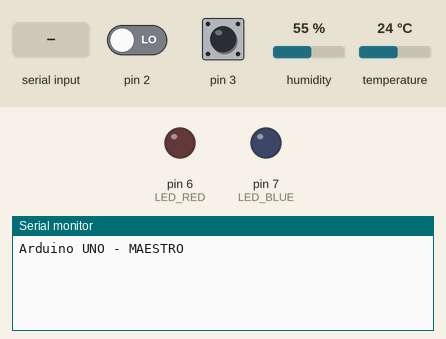
A sketch run on a simulated Arduino Uno, built with avr-gcc and run on an emulated ATmega328P. Parts: output pins drawn as LEDs (lit = HIGH), the last lines printed to the serial monitor. The test bench sets the inputs (shaded band); at power-on: pin 2 LOW, pin 3 LOW, humidity 55 %, temperature 24 °C.

Above: at 1.2 s.
1.3 s: pin 2 driven HIGH
At 1.9 s:
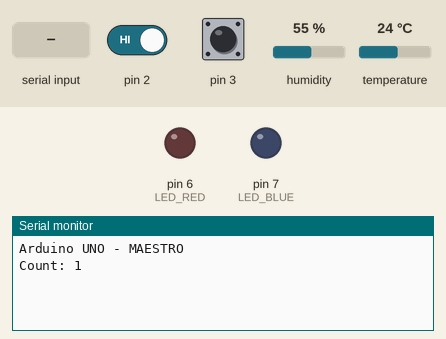
3.5 s: pin 3 driven HIGH
At 3.81 s:
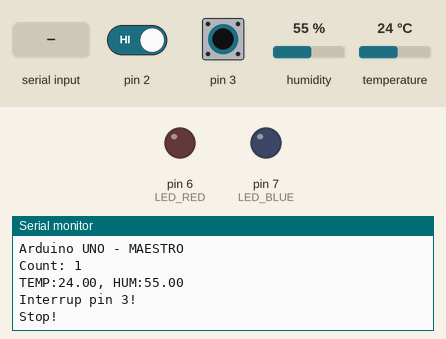
5.0 s: "BOTON_WEB_1\n" received over the second serial link
At 5.8 s:
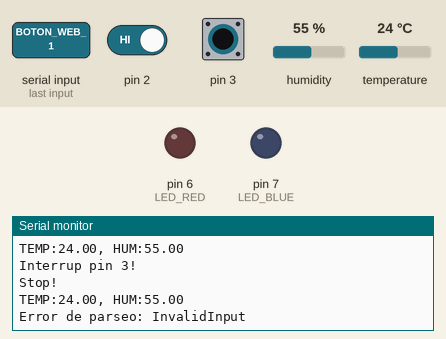
6.5 s: pin 3 pulsed LOW 2 times (0.12 s each, 0.3 s apart)
At 6.83 s:
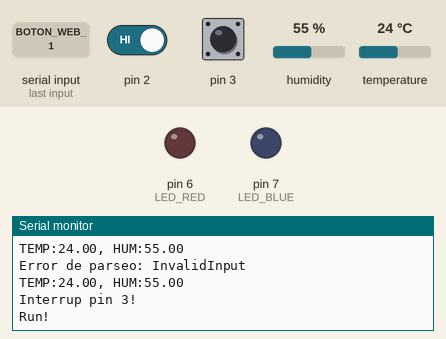

The sketch:

master_arduinoUNO_button_v2.ino
```cpp
// master ArduinoUNO
// Puerto Serial 1 -> UART 1 (Monitor Serial) : Serial
// Puerto Serial 2 -> UART 2 (virtual)        : mySerial

#include <SoftwareSerial.h>
#include <DHT.h>
#include <ArduinoJson.h>

#define RX_ 10
#define TX_ 11

#define DHT_PIN 4
#define DHT_TYPE DHT11

// time variables
unsigned long prev_millis      =    0;
unsigned long current_millis   =    0;
const int time_interval        = 2000;

const int LED_RED      = 6;
const int LED_BLUE     = 7;
const int LIMIT        = 10;
const int COUNT_LIMIT  = 15;

volatile bool state    = LOW;
bool last_state        = state;

volatile int count     = 0;
int prev_count         = 0;

float t = 0.0;
float h = 0.0;

SoftwareSerial mySerial(RX_, TX_);
DHT dht(DHT_PIN, DHT_TYPE);

void setup() {
  // Configura UART 1 y UART virtual
  Serial.begin(9600);
  mySerial.begin(9600);
  // Agregar un delay

  // Configura entradas (Sensor DHT, Interrupción, )
  dht.begin();

  attachInterrupt(digitalPinToInterrupt(2), foo, RISING);
  attachInterrupt(digitalPinToInterrupt(3), stop_, RISING);

  // Configura salidas controladas por web
  pinMode(LED_RED, OUTPUT);
  pinMode(LED_BLUE, OUTPUT);

  Serial.println("Arduino UNO - MAESTRO");

  for (int i = 0; i < LIMIT; i++) {
    Serial.println(); // Solo para dejar espacio en blanco
  }
}

void loop() {

  // Para evitar el uso de delay, 200 ms
  unsigned long current_millis = millis();
  if (current_millis - prev_millis >= time_interval) {
    prev_millis = current_millis;

    // Leer temperatura y humedad
    t = dht.readTemperature();
    h = dht.readHumidity();
    if (!isnan(t) && !isnan(h)) {

      // Datos enviados (impresos) en UART 1
      Serial.print("TEMP:");
      Serial.print(t);
      Serial.print(", HUM:");
      Serial.println(h);

      // Datos enviados en formato JSON al ESP32 via UART virtual
      mySerial.print("{\"t\":");
      mySerial.print(t);
      mySerial.print(",\"h\":");
      mySerial.print(h);
      mySerial.print(",\"btn\":");
      mySerial.print(count);
      mySerial.print(",\"btn2\":");
      mySerial.print(state);
      mySerial.println("}");
    }
  }

  if (prev_count != count) {

    Serial.print("Count: ");
    Serial.println(count);

    mySerial.print("{\"t\":");
    mySerial.print(t);
    mySerial.print(",\"h\":");
    mySerial.print(h);
    mySerial.print(",\"btn\":");
    mySerial.print(count);
    mySerial.print(",\"btn2\":");
    mySerial.print(state);
    mySerial.println("}");

    if (count >= COUNT_LIMIT) {
      count = 0;
    }

    prev_count = count;

  }

  if (last_state != state) {
    Serial.println("Interrup pin 3!");
    if (state == HIGH) {
      Serial.println("Stop!");

      mySerial.print("{\"t\":");
      mySerial.print(t);
      mySerial.print(",\"h\":");
      mySerial.print(h);
      mySerial.print(",\"btn\":");
      mySerial.print(count);
      mySerial.print(",\"btn2\":");
      mySerial.print(state);
      mySerial.println("}");
    }
    else {
      Serial.println("Run!");

      mySerial.print("{\"t\":");
      mySerial.print(t);
      mySerial.print(",\"h\":");
      mySerial.print(h);
      mySerial.print(",\"btn\":");
      mySerial.print(count);
      mySerial.print(",\"btn2\":");
      mySerial.print(state);
      mySerial.println("}");
    }

    last_state = state;
  }

  // Lectura del puerto mySerial, para recibir mensajes del ESP32
  if (mySerial.available()) {
    String json_str = mySerial.readStringUntil('\n');

    // Verifica que el parseo se haya hecho correctamente y maneja el error
    StaticJsonDocument<100> doc;
    DeserializationError error = deserializeJson(doc, json_str);

    if (error) {
      Serial.print("Error de parseo: ");
      Serial.println(error.f_str());
      return;
    }

    // Lee el campo "cmd"
    const char* cmd = doc["cmd"];

    if (cmd && strcmp(cmd, "BOTON_WEB_1") == 0 ) {
      Serial.println("Boton web 1 presionado!");
      digitalWrite(LED_RED, !digitalRead(LED_RED));

      // Puedes mandar una respuesta si quieres, debes adaptar el handleDatos
      // mySerial.println("{\"status\":\"OK\"}");
    }
    else if (cmd && strcmp(cmd, "BOTON_WEB_2") == 0 ) {
      Serial.println("Boton web 2 presionado!");
      digitalWrite(LED_BLUE, !digitalRead(LED_BLUE));
    }
  }

}

void foo() {
  count = count + 1;
}

void stop_() {
  state = !last_state;
}
```

Measured:
- after the input at 1.3 s, the serial monitor: prints a new line at once (image 1)
- after the input at 3.5 s, the serial monitor: prints a new line at once (image 2)
- after the input at 5.0 s, the serial monitor: prints a new line at once (image 3)
- after the input at 6.5 s, the serial monitor: prints a new line after 0.14 s (image 4)
